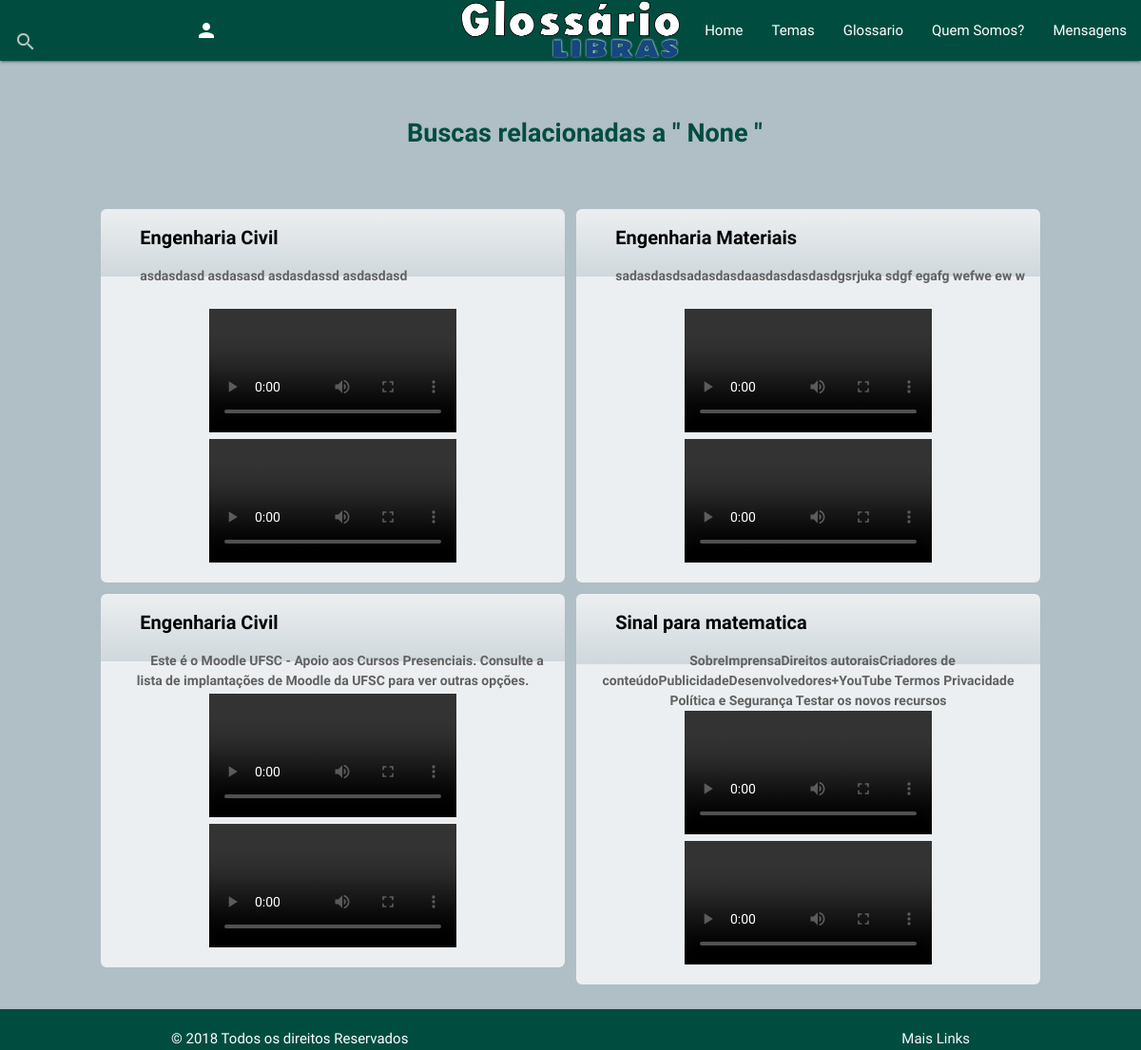
The page /Glossario/resultado-pesquisa/ (signed in) on the database its author committed.
### Glossario/models.py (models this page shows, shortened)
class Sinal(models.Model):
    glossario = models.ForeignKey(Glossario, on_delete=models.CASCADE)
    titulo = models.CharField(max_length=100)
    descricao = models.TextField()
    sinal_video = models.FileField(upload_to='videos', null=False)
    postado = models.BooleanField(default=False)
    temas = models.ManyToManyField(Tema, blank=True)
    postador = models.ForeignKey(Perfil, on_delete=models.CASCADE, editable=False, null=True)
    conceito_video = models.FileField(upload_to='videos', null=True)

### Glossario/views.py (the view)
# urls.py: path('resultado-pesquisa/', views.resultado_pesquisa, name='resultado-pesquisa'),
@login_required
def resultado_pesquisa(request):
    termo_busca = request.GET.get('pesquisa', None)
    if termo_busca:
        sinais = Sinal.objects.all()
        sinais = Sinal.objects.filter(titulo__icontains=termo_busca) | Sinal.objects.filter(descricao__icontains=termo_busca)
        context = {'sinais': sinais,
                   'termo_busca': termo_busca
                   }
    else:
        sinais = Sinal.objects.all()
        context = {'sinais': sinais,
                    'termo_busca': termo_busca
                   }
    return render(request, 'Glossario/resultado-pesquisa.html', context)

### Glossario/templates/Glossario/resultado-pesquisa.html
{% extends 'Glossario/base.html' %}
 {% block content %}
	{% if sinais %}
				<br> </br>
					<center><h4> Buscas relacionadas a " {{ termo_busca }} " </h4></center>
				<br> </br>
			<div class="row">
			{% for sinal in sinais %}
					 		<div class="col l5 push-l1 unidades3 center">
						 		<ul>
							     	<a class ="titulo left">{{ sinal.titulo }}</a>
							  	    <br></br>
							  	    <a class ="subtitulo left">{{ sinal.descricao }}</a>
							     	<br></br>
							     	<li><video   width="260"  controls><source class="center" src="/static/Glossario/{{ sinal.sinal_video }}" type="video/mp4"></video>
					   			    <video   width="260" controls><source src="/static/Glossario/{{ sinal.conceito_video }}" type="video/mp4"></video>
					   			</ul>
				   			</div>
		 	{% endfor %}
		 </div>
	{% else %}
			<br> </br><br> </br>
			<ul id="nav-mobile" class="center">
				<li><h4> Não foram encontrado buscas relacionadas a "{{ termo_busca }}"<h4>
				<li><button class="waves-effect waves-light btn color #01579b" type="submit" nome="voltar" onclick='history.go(-1)' >Voltar</button></li>
			<ul>
	{% endif %}
   {% endblock %}

### Glossario/static/Glossario/css/stilo-trabalho.css (style rules this page uses)
body { display: flex; min-height: 100vh; flex-direction: column; background-color: #b0bec5; }
.unidades3 { border-radius: 12px; border: 6px solid #b0bec5; background-image: linear-gradient( to top ,#eceff1 82%, #cfd8dc 80%, #eceff1 100% ); }
h4 { font-size: 27px; text-indent: 30px; font-weight: bold; color: #004d40; list-style: none; }
.titulo { font-size: 20px; text-indent: 30px; font-weight: bold; color:black ; list-style: none; }
.subtitulo { font-size: 14px; text-indent: 30px; font-weight: bold; color:#616161 ; list-style: none; }

### rows shown on the page
Sinal: titulo "Engenharia Civil", descricao "asdasdasd asdasasd asdasdassd asdasdasd"
Sinal: titulo "Engenharia Materiais", descricao "sadasdasdsadasdasdaasdasdasdasdgsrjuka sdgf egafg wefwe ew w"
Sinal: titulo "Engenharia Civil", descricao "Este é o Moodle UFSC - Apoio aos Cursos Presenciais. Consulte a lista de implantações de Moodle da UFSC para ver outras opções."
Sinal: titulo "Sinal para matematica", descricao "SobreImprensaDireitos autoraisCriadores de conteúdoPublicidadeDesenvolvedores+YouTube Termos Privacidade Política e Segurança Testar os novos recursos"

### other values the page prints
{{ termo_busca }} "None"
